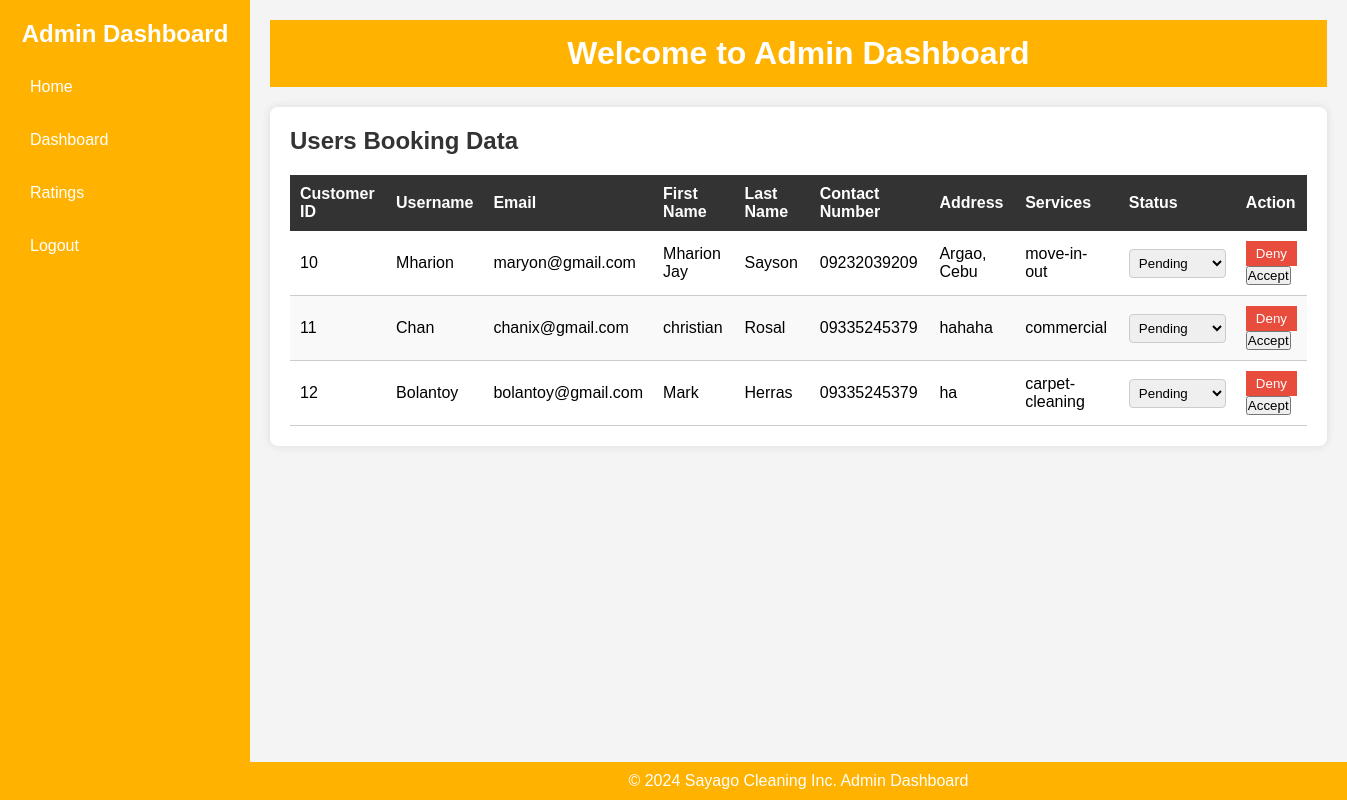
/admin_dashboard/, run on the app's committed database.
### cleaning/models.py (models this page shows, shortened)
class Booking(models.Model):
    booking_id = models.AutoField(primary_key=True, editable=False)
    CLEANING_CHOICES = [
    ('residential', 'Residential Cleaning'),
    ('commercial', 'Commercial Cleaning'),
    ('deep-cleaning', 'Deep Cleaning'),
    ('move-in-out', 'Move-in/Move-out Cleaning'),
    ('carpet-cleaning', 'Carpet Cleaning'),
    ('upholstery-cleaning', 'Upholstery Cleaning'),
    ('window-cleaning', 'Window Cleaning'),
    ('eco-friendly', 'Eco-friendly Green Cleaning'),
    ]
    PENDING = 'pending'
    CONFIRMED = 'confirmed'
    COMPLETED = 'completed'
    STATUS_CHOICES = [
        (CONFIRMED, 'Confirmed'),
        (PENDING, 'Pending'),
        (COMPLETED, 'Completed'),
    ]
    user = models.ForeignKey(User, on_delete=models.CASCADE)
    cleaning_service = models.CharField(max_length=20, choices=CLEANING_CHOICES)
    first_name = models.CharField(max_length=100)
    last_name = models.CharField(max_length=100, default='Unknown')
    contact_number = models.CharField(max_length=15)
    address = models.TextField()
    additional_info = models.TextField(blank=True, null=True)
    status = models.CharField(max_length=20, choices=STATUS_CHOICES, default=PENDING)
    created_at = models.DateTimeField(auto_now_add=True)

### cleaning/views.py (the view)
# urls.py: path('admin_dashboard/', views.admin_dashboard, name='ad_dashboard'),
def admin_dashboard(request):
    bookings = Booking.objects.all() # Fetch all bookings for admin dashboard
    return render(request, 'cleaning/admin_dashboard.html', {'bookings': bookings})

### cleaning/templates/cleaning/admin_dashboard.html (shortened to what this page needs)
<!DOCTYPE html>
<html lang="en">
<head>
    {% load static %}
    <link rel="stylesheet" href="{% static 'styles/admin.css' %}?100">
</head>
<body>
    <div class="admin-container">
        <aside class="sidebar">
            <h2>Admin Dashboard</h2>
            <nav>
                <ul>
                    <li><a href="{% url 'admin_homepage' %}">Home</a></li>
                    <li><a href="{% url 'ad_dashboard' %}">Dashboard</a></li>
                    <li><a href="{% url 'ratings' %}">Ratings</a></li>
                    <li><a href="{% url 'owner_login' %}">Logout</a></li>
                </ul>
            </nav>
        </aside>
        <div class="main-content">
            <header>
                <h1>Welcome to Admin Dashboard</h1>
            </header>
            <main>
                <section class="admin-panel">
                    <h2>Users Booking Data</h2>
                    <table class="user-table">
                        <thead>
                            <tr>
                                <th>Customer ID</th>
                                <th>Username</th>
                                <th>Email</th>
                                <th>First Name</th>
                                <th>Last Name</th>
                                <th>Contact Number</th>
                                <th>Address</th>
                                <th>Services</th>
                                <th>Status</th>
                                <th>Action</th>
                            </tr>
                        </thead>
                        <tbody>
                            {% if bookings %}
                                {% for booking in bookings %}
                                <tr>
                                    <td>{{ booking.user.id }}</td>
                                    <td>{{ booking.user.username }}</td>
                                    <td>{{ booking.user.email }}</td>
                                    <td>{{ booking.first_name }}</td>
                                    <td>{{ booking.last_name }}</td>
                                    <td>{{ booking.contact_number }}</td>
                                    <td>{{ booking.address }}</td>
                                    <td>{{ booking.cleaning_service }}</td>
                                    <td>
                                        <form method="POST" action="{% url 'update_booking_status' booking.booking_id %}">
                                            <select name="status" onchange="this.form.submit()">
                                                <option value="pending" {% if booking.status == 'pending' %}selected{% endif %}>Pending</option>
                                            </select>
                                        </form>
                                    </td>
                                    <td>
                                        <form method="POST" action="{% url 'deny_booking' booking.booking_id %}" class="action-form">
                                            <button type="submit" class="action-btn delete-btn">Deny</button>
                                        </form>
                                        <form method="POST" action="{% url 'accept_booking' booking.booking_id %}" class="action-form">
                                            <button type="submit" class="action-btn accept-btn">Accept</button>
                                        </form>
                                    </td>
                                </tr>
                                {% endfor %}
                            {% else %}
                                <tr>
                                    <td colspan="10">No bookings found.</td>
                                </tr>
                            {% endif %}
                        </tbody>
                    </table>
                </section>
            </main>
        </div>
    </div>
    <footer>
        <p>&copy; 2024 Sayago Cleaning Inc. Admin Dashboard</p>
    </footer>
</body>
</html>

### cleaning/static/styles/admin.css (style rules this page uses)
* { margin: 0; padding: 0; box-sizing: border-box; font-family: Arial, sans-serif; }
.admin-container { display: flex; min-height: 100vh; background-color: #f4f4f4; }
.sidebar { width: 250px; background-color: #FFB300; color: #fff; padding: 20px; position: fixed; height: 100%; }
.sidebar h2 { margin-bottom: 20px; text-align: center; }
.sidebar nav ul { list-style: none; padding: 0; }
.sidebar nav ul li { margin-bottom: 15px; }
.sidebar nav ul li a { color: #fff; text-decoration: none; font-size: 16px; display: block; padding: 10px; border-radius: 4px; transition: background-color 0.3s ease; }
.main-content { flex-grow: 1; margin-left: 250px; padding: 20px; }
.main-content header { background-color: #FFB300; color: white; padding: 15px; margin-bottom: 20px; text-align: center; }
.admin-panel { background-color: #fff; padding: 20px; border-radius: 8px; box-shadow: 0 0 10px rgba(0, 0, 0, 0.1); }
.admin-panel h2 { margin-bottom: 20px; color: #333; }
.user-table { width: 100%; border-collapse: collapse; }
.user-table thead { background-color: #333; color: #fff; }
.user-table thead th { padding: 10px; text-align: left; }
.user-table tbody td { padding: 10px; border-bottom: 1px solid #ccc; }
.user-table tbody tr:nth-child(even) { background-color: #f9f9f9; }
.delete-btn, .edit-btn { padding: 5px 10px; border: none; color: #fff; cursor: pointer; }
.delete-btn { background-color: #e74c3c; }
.user-table select { padding: 5px; border: 1px solid #ccc; border-radius: 4px; }
footer { text-align: center; padding: 10px; background-color: #FFB300; color: #fff; position: fixed; width: calc(100% - 250px); bottom: 0; left: 250px; }

### data on the page
Booking: user.id "10", user.username "Mharion", user.email "maryon@gmail.com", first_name "Mharion Jay", last_name "Sayson", contact_number "09232039209", address "Argao, Cebu", cleaning_service "move-in-out"
Booking: user.id "11", user.username "Chan", user.email "chanix@gmail.com", first_name "christian", last_name "Rosal", contact_number "09335245379", address "hahaha", cleaning_service "commercial"
Booking: user.id "12", user.username "Bolantoy", user.email "bolantoy@gmail.com", first_name "Mark", last_name "Herras", contact_number "09335245379", address "ha", cleaning_service "carpet-cleaning"
